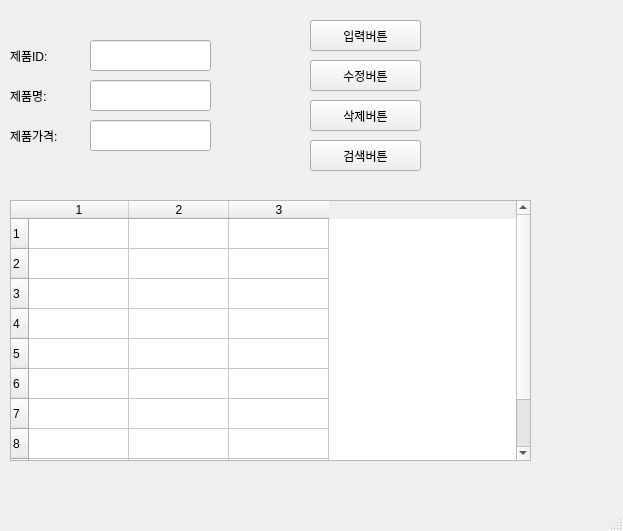
<?xml version="1.0" encoding="UTF-8"?>
<ui version="4.0">
 <class>MainWindow</class>
 <widget class="QMainWindow" name="MainWindow">
  <property name="geometry">
   <rect>
    <x>0</x>
    <y>0</y>
    <width>623</width>
    <height>531</height>
   </rect>
  </property>
  <property name="windowTitle">
   <string>MainWindow</string>
  </property>
  <widget class="QWidget" name="centralwidget">
   <widget class="QLabel" name="label">
    <property name="geometry">
     <rect>
      <x>10</x>
      <y>40</y>
      <width>61</width>
      <height>31</height>
     </rect>
    </property>
    <property name="text">
     <string>제품ID:</string>
    </property>
   </widget>
   <widget class="QLabel" name="label_2">
    <property name="geometry">
     <rect>
      <x>10</x>
      <y>80</y>
      <width>61</width>
      <height>31</height>
     </rect>
    </property>
    <property name="text">
     <string>제품명:</string>
    </property>
   </widget>
   <widget class="QLabel" name="label_3">
    <property name="geometry">
     <rect>
      <x>10</x>
      <y>120</y>
      <width>61</width>
      <height>31</height>
     </rect>
    </property>
    <property name="text">
     <string>제품가격:</string>
    </property>
   </widget>
   <widget class="QLineEdit" name="prodID">
    <property name="geometry">
     <rect>
      <x>90</x>
      <y>40</y>
      <width>121</width>
      <height>31</height>
     </rect>
    </property>
   </widget>
   <widget class="QLineEdit" name="prodName">
    <property name="geometry">
     <rect>
      <x>90</x>
      <y>80</y>
      <width>121</width>
      <height>31</height>
     </rect>
    </property>
   </widget>
   <widget class="QLineEdit" name="prodPrice">
    <property name="geometry">
     <rect>
      <x>90</x>
      <y>120</y>
      <width>121</width>
      <height>31</height>
     </rect>
    </property>
   </widget>
   <widget class="QPushButton" name="pushButton">
    <property name="geometry">
     <rect>
      <x>310</x>
      <y>20</y>
      <width>111</width>
      <height>31</height>
     </rect>
    </property>
    <property name="text">
     <string>입력버튼</string>
    </property>
   </widget>
   <widget class="QPushButton" name="pushButton_2">
    <property name="geometry">
     <rect>
      <x>310</x>
      <y>60</y>
      <width>111</width>
      <height>31</height>
     </rect>
    </property>
    <property name="text">
     <string>수정버튼</string>
    </property>
   </widget>
   <widget class="QPushButton" name="pushButton_3">
    <property name="geometry">
     <rect>
      <x>310</x>
      <y>100</y>
      <width>111</width>
      <height>31</height>
     </rect>
    </property>
    <property name="text">
     <string>삭제버튼</string>
    </property>
   </widget>
   <widget class="QPushButton" name="pushButton_4">
    <property name="geometry">
     <rect>
      <x>310</x>
      <y>140</y>
      <width>111</width>
      <height>31</height>
     </rect>
    </property>
    <property name="text">
     <string>검색버튼</string>
    </property>
   </widget>
   <widget class="QTableWidget" name="tableWidget">
    <property name="geometry">
     <rect>
      <x>10</x>
      <y>200</y>
      <width>521</width>
      <height>261</height>
     </rect>
    </property>
    <property name="rowCount">
     <number>10</number>
    </property>
    <property name="columnCount">
     <number>3</number>
    </property>
    <row/>
    <row/>
    <row/>
    <row/>
    <row/>
    <row/>
    <row/>
    <row/>
    <row/>
    <row/>
    <column/>
    <column/>
    <column/>
   </widget>
  </widget>
  <widget class="QMenuBar" name="menubar">
   <property name="geometry">
    <rect>
     <x>0</x>
     <y>0</y>
     <width>623</width>
     <height>22</height>
    </rect>
   </property>
  </widget>
  <widget class="QStatusBar" name="statusbar"/>
 </widget>
 <resources/>
 <connections>
  <connection>
   <sender>pushButton</sender>
   <signal>clicked()</signal>
   <receiver>MainWindow</receiver>
   <slot>addProduct()</slot>
   <hints>
    <hint type="sourcelabel">
     <x>319</x>
     <y>66</y>
    </hint>
    <hint type="destinationlabel">
     <x>376</x>
     <y>77</y>
    </hint>
   </hints>
  </connection>
  <connection>
   <sender>pushButton_2</sender>
   <signal>clicked()</signal>
   <receiver>MainWindow</receiver>
   <slot>updateProduct()</slot>
   <hints>
    <hint type="sourcelabel">
     <x>321</x>
     <y>105</y>
    </hint>
    <hint type="destinationlabel">
     <x>378</x>
     <y>126</y>
    </hint>
   </hints>
  </connection>
  <connection>
   <sender>pushButton_3</sender>
   <signal>clicked()</signal>
   <receiver>MainWindow</receiver>
   <slot>removeProduct()</slot>
   <hints>
    <hint type="sourcelabel">
     <x>325</x>
     <y>147</y>
    </hint>
    <hint type="destinationlabel">
     <x>401</x>
     <y>164</y>
    </hint>
   </hints>
  </connection>
  <connection>
   <sender>pushButton_4</sender>
   <signal>clicked()</signal>
   <receiver>MainWindow</receiver>
   <slot>getProduct()</slot>
   <hints>
    <hint type="sourcelabel">
     <x>320</x>
     <y>189</y>
    </hint>
    <hint type="destinationlabel">
     <x>402</x>
     <y>204</y>
    </hint>
   </hints>
  </connection>
  <connection>
   <sender>tableWidget</sender>
   <signal>doubleClicked(QModelIndex)</signal>
   <receiver>MainWindow</receiver>
   <slot>doubleClick()</slot>
   <hints>
    <hint type="sourcelabel">
     <x>257</x>
     <y>253</y>
    </hint>
    <hint type="destinationlabel">
     <x>461</x>
     <y>289</y>
    </hint>
   </hints>
  </connection>
 </connections>
 <slots>
  <slot>addProduct()</slot>
  <slot>updateProduct()</slot>
  <slot>removeProduct()</slot>
  <slot>getProduct()</slot>
  <slot>doubleClick()</slot>
 </slots>
</ui>
